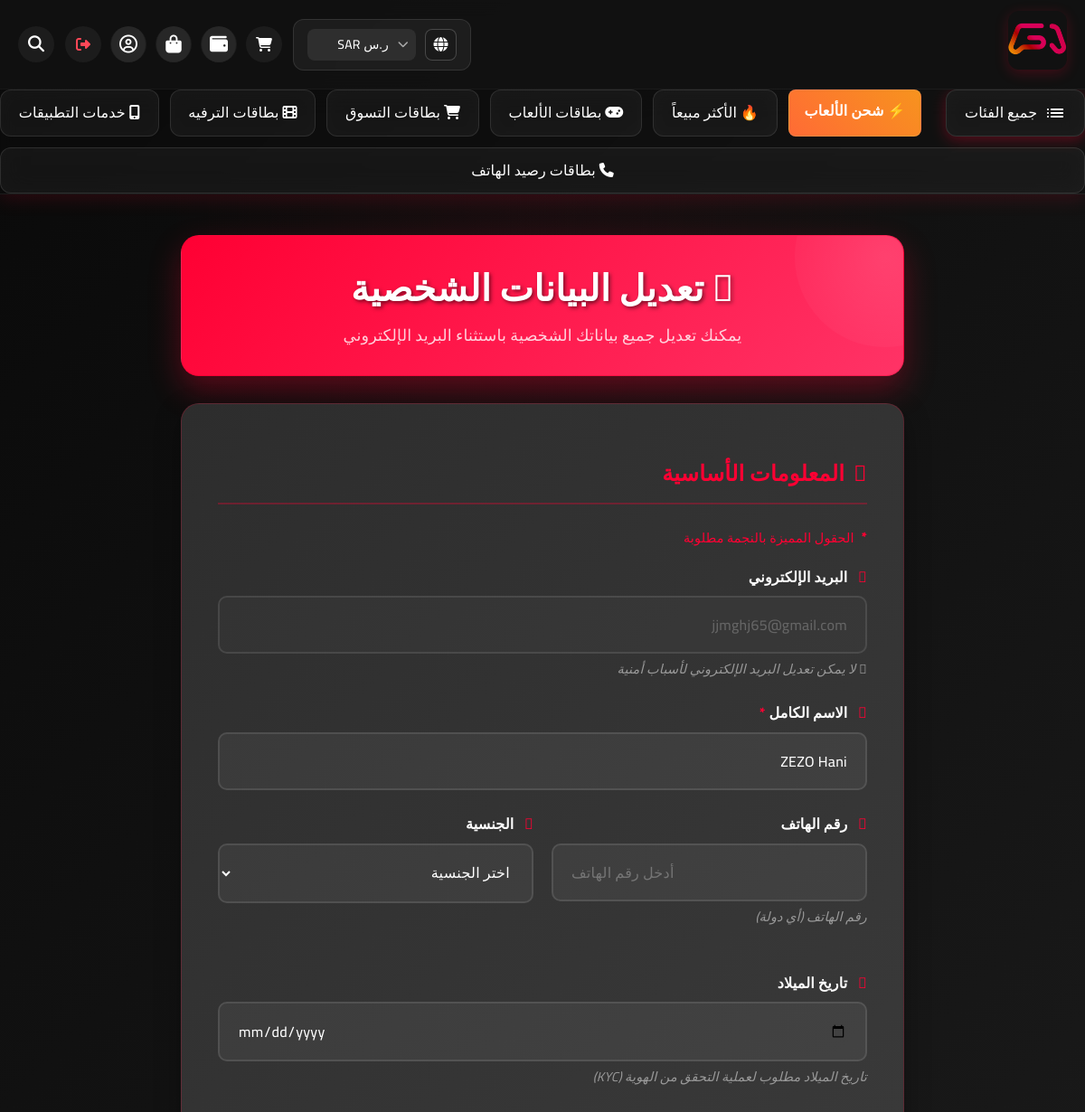
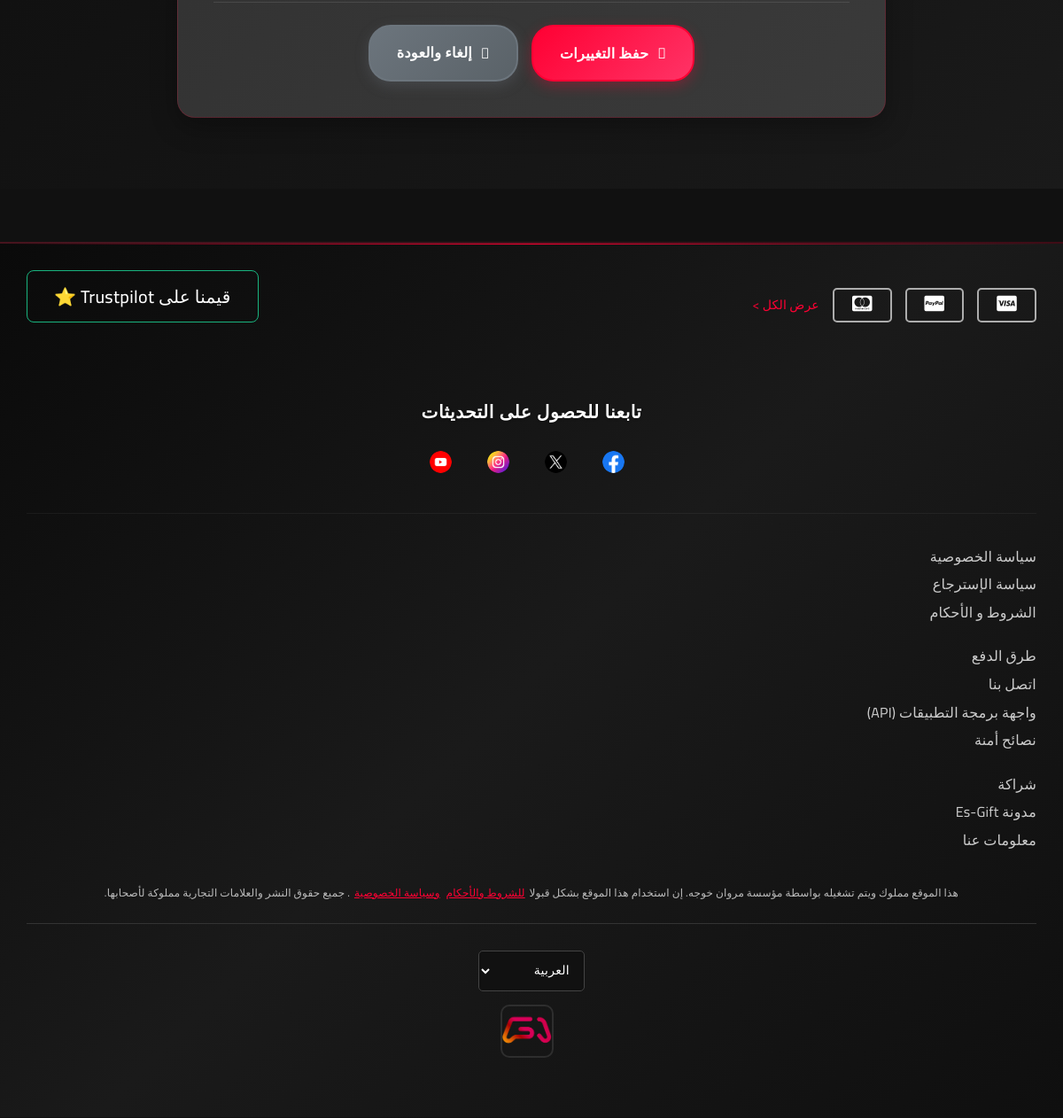
Page /edit-profile (signed in) on the committed database (2 pictures, top to bottom).
### models.py (models this page shows, shortened)
class Category(db.Model):
    id = db.Column(db.Integer, primary_key=True)
    name = db.Column(db.String(100), nullable=False)
    name_en = db.Column(db.String(100))  # الاسم بالإنجليزية
    description = db.Column(db.Text)
    icon_class = db.Column(db.String(100))  # أيقونة FontAwesome
    image_url = db.Column(db.String(500))
    show_in_header = db.Column(db.Boolean, default=True)  # إظهار في الهيدر
    show_in_footer = db.Column(db.Boolean, default=True)  # إظهار في الفوتر
    is_active = db.Column(db.Boolean, default=True)
    display_order = db.Column(db.Integer, default=0)
    created_at = db.Column(db.DateTime, default=datetime.utcnow)
    subcategories = db.relationship('Subcategory', backref='parent_category', lazy=True, cascade='all, delete-orphan')

class User(UserMixin, db.Model):
    id = db.Column(db.Integer, primary_key=True)
    username = db.Column(db.String(80), unique=True, nullable=True)  # اسم المستخدم
    email = db.Column(db.String(120), unique=True, nullable=False)
    password_hash = db.Column(db.String(120), nullable=False)
    full_name = db.Column(db.String(100))
    phone = db.Column(db.String(20))
    birth_date = db.Column(db.Date)
    nationality = db.Column(db.String(50))
    customer_type = db.Column(db.String(20), default='regular')  # regular, kyc, reseller
    kyc_status = db.Column(db.String(20), default='none')  # none, pending, approved, rejected
    google_id = db.Column(db.String(100), unique=True, nullable=True)  # Google ID
    profile_picture = db.Column(db.String(300))  # صورة البروفايل من Google
    is_verified = db.Column(db.Boolean, default=False)  # تم التحقق من الإيميل
    email_verification_token = db.Column(db.String(100), nullable=True)  # رمز التحقق من الإيميل
    email_verification_sent_at = db.Column(db.DateTime, nullable=True)  # وقت إرسال رمز التحقق
    document_type = db.Column(db.String(50))  # national_id, passport, driver_license
    id_front_image = db.Column(db.String(200))
    id_back_image = db.Column(db.String(200))
    selfie_image = db.Column(db.String(200))
    passport_image = db.Column(db.String(200))
    driver_license_image = db.Column(db.String(200))
    face_photo_front = db.Column(db.String(200))
    face_photo_right = db.Column(db.String(200))
    face_photo_left = db.Column(db.String(200))
    is_admin = db.Column(db.Boolean, default=False)
    last_login = db.Column(db.DateTime)
    created_at = db.Column(db.DateTime, default=datetime.utcnow)
    preferred_currency = db.Column(db.String(3), default='USD')  # العملة المفضلة للمحفظة
    orders = db.relationship('Order', backref='user', lazy=True)

### routes.py (the view, shortened to what this page needs)
@main.route('/edit-profile', methods=['GET', 'POST'])
@login_required
def edit_profile():
    return render_template('edit_profile.html', user=current_user)

### templates/edit_profile.html (shortened to what this page needs)
{% extends "base.html" %}
{% block content %}
<div class="edit-profile-container">
    <div class="edit-profile-content">
        <div class="edit-profile-header">
            <h1><i class="fa-solid fa-user-edit"></i> تعديل البيانات الشخصية</h1>
            <p>يمكنك تعديل جميع بياناتك الشخصية باستثناء البريد الإلكتروني</p>
        </div>
        <div class="edit-profile-form">
            <form method="POST" id="editProfileForm">
                <div class="form-section">
                    <h2>
                        <i class="fa-solid fa-user"></i>
                        المعلومات الأساسية
                    </h2>
                    <div class="required-note">
                        <i class="fa-solid fa-asterisk"></i>
                        الحقول المميزة بالنجمة مطلوبة
                    </div>
                    <div class="form-group">
                        <label for="email">
                            <i class="fa-solid fa-envelope"></i>
                            البريد الإلكتروني
                        </label>
                        <input type="email" id="email" class="form-control" value="{{ user.email }}" disabled>
                        <div class="form-note">
                            <i class="fa-solid fa-lock"></i>
                            لا يمكن تعديل البريد الإلكتروني لأسباب أمنية
                        </div>
                    </div>
                    <div class="form-group">
                        <label for="full_name">
                            <i class="fa-solid fa-id-card"></i>
                            الاسم الكامل <span style="color: #ff0033;">*</span>
                        </label>
                        <input type="text" id="full_name" name="full_name" class="form-control"
                               value="{{ user.full_name or '' }}" required
                               placeholder="أدخل اسمك الكامل">
                    </div>
                    <div class="form-row">
                        <div class="form-group">
                            <label for="phone">
                                <i class="fa-solid fa-phone"></i>
                                رقم الهاتف
                            </label>
                            <input type="tel" id="phone" name="phone" class="form-control"
                                   value="{{ user.phone or '' }}"
                                   placeholder="أدخل رقم الهاتف" dir="ltr">
                            <div class="form-note">
                                رقم الهاتف (أي دولة)
                            </div>
                        </div>
                        <div class="form-group">
                            <label for="nationality">
                                <i class="fa-solid fa-flag"></i>
                                الجنسية
                            </label>
                            <select id="nationality" name="nationality" class="form-control">
                                <option style="background: #242222ff; color: white;" value="">اختر الجنسية</option>
                            </select>
                        </div>
                    </div>
                    <div class="form-group">
                        <label for="birth_date">
                            <i class="fa-solid fa-birthday-cake"></i>
                            تاريخ الميلاد
                        </label>
                        <input type="date" id="birth_date" name="birth_date" class="form-control"
                               value="{{ user.birth_date.strftime('%Y-%m-%d') if user.birth_date else '' }}">
                        <div class="form-note">
                            تاريخ الميلاد مطلوب لعملية التحقق من الهوية (KYC)
                        </div>
                    </div>
                </div>
                <div class="form-actions">
                    <button type="submit" class="btn btn-primary" id="saveBtn">
                        <i class="fa-solid fa-save"></i>
                        حفظ التغييرات
                    </button>
                    <a href="{{ url_for('main.profile') }}" class="btn btn-secondary">
                        <i class="fa-solid fa-arrow-right"></i>
                        إلغاء والعودة
                    </a>
                </div>
            </form>
        </div>
    </div>
</div>
{% endblock %}

### templates/base.html (shortened to what this page needs)
<!DOCTYPE html>
<html lang="ar" dir="rtl">
<head>
    <link rel="stylesheet" href="{{ url_for('static', filename='css/style.css') }}">
    <link rel="stylesheet" href="{{ url_for('static', filename='css/design-system.css') }}">
    <link rel="stylesheet" href="{{ url_for('static', filename='css/header-footer-enhanced.css') }}">
    <link rel="stylesheet" href="{{ url_for('static', filename='css/tawk-simple.css') }}">
    <link rel="stylesheet" href="{{ url_for('static', filename='css/tawk-chat-only.css') }}">
    <link rel="stylesheet" href="https://cdnjs.cloudflare.com/ajax/libs/font-awesome/6.5.0/css/all.min.css">
    <link rel="stylesheet" href="https://cdn.jsdelivr.net/npm/swiper@11/swiper-bundle.min.css">
</head>
<body>
    <header class="header">
        <div class="top-bar">
            <div class="header-left">
                <div class="logo">
                    <a href="{{ url_for('main.index') }}">
                        <img src="{{ url_for('static', filename='images/logo.jpg') }}" alt="Es-Gift" class="logo-image">
                    </a>
                </div>
            </div>
            <div class="header-right">
                <div class="lang-currency">
                    <div class="global-container">
                        <i class="fa-solid fa-globe"></i>
                    </div>
                    <div class="currency-selector-wrapper">
                        <select id="currency-selector" onchange="changeCurrency(this.value)">
                            {% if currencies %}
                                {% for currency in currencies %}
                                    <option value="{{ currency.code }}"
                                            {% if session.get('currency') == currency.code or (not session.get('currency') and currency.code == 'SAR') %}selected{% endif %}>
                                        {{ currency.symbol }} {{ currency.code }}
                                    </option>
                                {% endfor %}
                            {% endif %}
                        </select>
                        <i class="fa-solid fa-chevron-down currency-arrow"></i>
                    </div>
                </div>
                <div class="user-actions">
                    {% if current_user.is_authenticated %}
                        <a href="{{ url_for('main.cart') }}" class="cart-btn">
                            <i class="fa-solid fa-cart-shopping"></i>
                        </a>
                        <a href="{{ url_for('wallet.wallet_dashboard') }}" class="cart-btn" title="المحفظة">
                            <i class="fa-solid fa-wallet menu-btn"></i>
                        </a>
                        <a href="{{ url_for('main.my_orders') }}" class="cart-btn" title="طلباتي">
                            <i class="fa-solid fa-shopping-bag menu-btn"></i>
                        </a>
                        <a href="{{ url_for('main.profile') }}" class="cart-btn" title="الملف الشخصي">
                            <i class="fa-regular fa-circle-user menu-btn"></i>
                        </a>
                        <a href="{{ url_for('main.logout') }}" class="logout-btn" title="تسجيل الخروج" onclick="return confirm('هل أنت متأكد من تسجيل الخروج؟')">
                            <i class="fa-solid fa-sign-out-alt"></i>
                        </a>
                    {% endif %}
                </div>
                <div class="search-icon" id="searchToggle" title="البحث">
                    <i class="fa-solid fa-magnifying-glass"></i>
                </div>
            </div>
        </div>
        <nav class="nav-bar">
            <div class="nav-links">
                <a class="menu" href="{{ url_for('main.all_categories') }}">
                    <span>جميع الفئات</span>
                </a>
                <a href="#" style="background: linear-gradient(45deg, #ff6b35, #f7931e); color: white; border-radius: 8px; padding: 10px 15px; font-weight: bold;">
                    ⚡ شحن الألعاب
                </a>
                <a href="#">🔥 الأكثر مبيعاً</a>
                {% for category in main_categories %}
                    <a href="{{ url_for('main.category_products', category_id=category.id, slug=category.name|create_slug) }}">
                        {% if category.icon_class %}
                            <i class="{{ category.icon_class }}"></i>
                        {% endif %}
                        {{ category.name }}
                    </a>
                {% endfor %}
            </div>
        </nav>
    </header
    >
    <main>
        {% block content %}{% endblock %}
    </main>
    <footer class="footer">
        <div class="footer-first-row">
            <div class="payment-icons">
                <div class="payment-icon-item">
                    <i class="fa-brands fa-cc-visa"></i>
                </div>
                <div class="payment-icon-item">
                    <i class="fa-brands fa-cc-paypal"></i>
                </div>
                <div class="payment-icon-item">
                    <i class="fa-brands fa-cc-mastercard"></i>
                </div>
                <p class="show-all">عرض الكل ></p>
            </div>
            <div class="trustpilot">
                <button class="trustpilot-btn">قيمنا على Trustpilot ⭐</button>
            </div>
        </div>
        <div class="social-section">
            <h4>تابعنا للحصول على التحديثات</h4>
            <div class="social-icons">
                <img src="{{ url_for('static', filename='images/facebook.png') }}" alt="Facebook">
                <img src="{{ url_for('static', filename='images/twitter.png') }}" alt="Twitter">
                <img src="{{ url_for('static', filename='images/instagram.png') }}" alt="Instagram">
                <img src="{{ url_for('static', filename='images/youtube.png') }}" alt="YouTube">
            </div>
        </div>
        <div class="footer-links">
            <div>
                <a href="{{ url_for('main.privacy_policy') }}" style="cursor: pointer; color: #ccc; text-decoration: none;">
                    <p>سياسة الخصوصية</p>
                </a>
                <p>سياسة الإسترجاع</p>
                <a href="{{ url_for('main.terms_of_service') }}" style="cursor: pointer; color: #ccc; text-decoration: none;">
                    <p>الشروط و الأحكام</p>
                </a>
            </div>
            <div>
                <p>طرق الدفع</p>
                <a href="{{ url_for('main.contact_us') }}" style="cursor: pointer; color: #ccc; text-decoration: none;">
                    <p>اتصل بنا</p>
                </a>
                <a href="{{ url_for('api_documentation') }}" style="cursor: pointer; color: #ccc; text-decoration: none;">
                    <p>واجهة برمجة التطبيقات (API)</p>
                </a>
                <p>نصائح أمنة</p>
            </div>
            <div>
                <p>شراكة</p>
                <a href="{{ url_for('main.all_articles') }}" style="cursor: pointer; color: #ccc; text-decoration: none;">
                    <p>مدونة Es-Gift</p>
                </a>
                <a href="{{ url_for('main.about_us') }}" style="cursor: pointer; color: #ccc; text-decoration: none;">
                    <p>معلومات عنا</p>
                </a>
            </div>
        </div>
        <div class="bottom-text">
            <p>
                هذا الموقع مملوك ويتم تشغيله بواسطة مؤسسة مروان خوجه. إن استخدام هذا الموقع بشكل قبولا
                <a href="{{ url_for('main.terms_of_service') }}" style="cursor: pointer; color: #ff0033; text-decoration: underline; margin: 0 2px;">للشروط والأحكام</a>
                <a href="{{ url_for('main.privacy_policy') }}" style="cursor: pointer; color: #ff0033; text-decoration: underline; margin: 0 2px;">وسياسة الخصوصية</a>
                . جميع حقوق النشر والعلامات التجارية مملوكة لأصحابها.
            </p>
        </div>
        <div class="footer-bottom">
            <div class="languages">
                <select>
                    <option>العربية</option>
                </select>
            </div>
            <div class="certificates">
                <img src="{{ url_for('static', filename='images/logo.jpg') }}" alt="Certificate">
            </div>
        </div>
    </footer>
</body>
</html>

### rows in the picture
Category: name "بطاقات الألعاب"
Category: name "بطاقات التسوق"
Category: name "بطاقات الترفيه"
Category: name "خدمات التطبيقات"
Category: name "بطاقات رصيد الهاتف"
User: email "jjmghj65@gmail.com", full_name "ZEZO Hani"

### other values in the picture
form field value "ر.س SAR"
